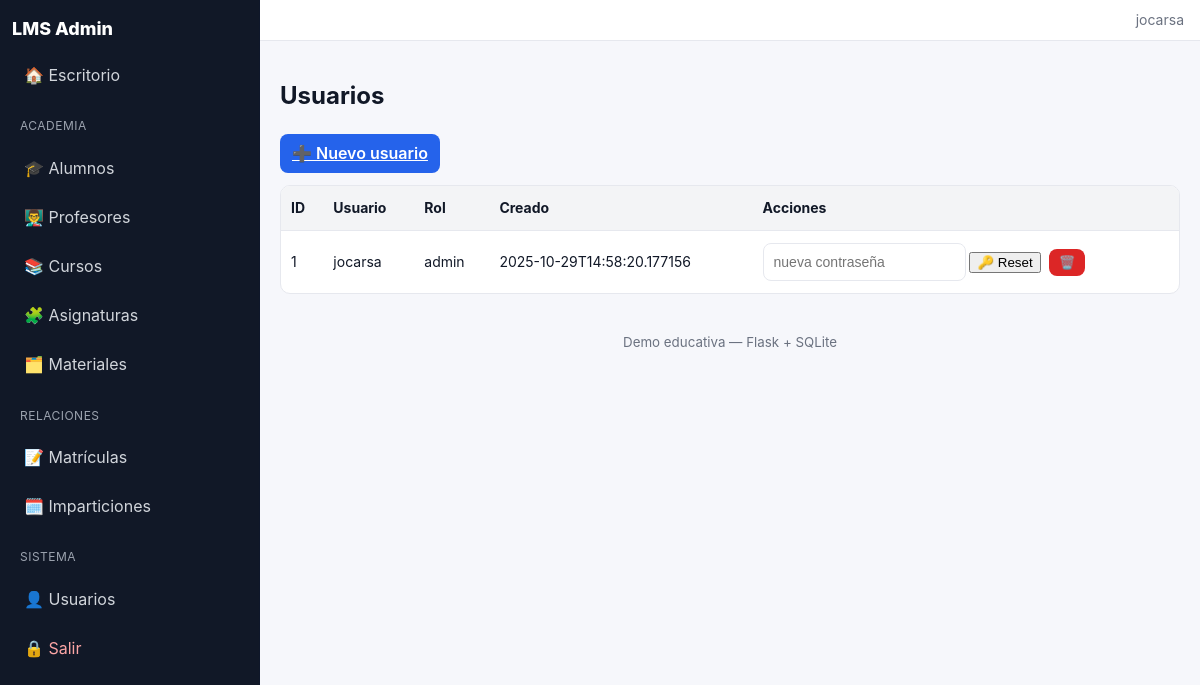
Page /admin/usuarios (signed in) on the committed database.
### tables this page shows
CREATE TABLE users (
        id INTEGER PRIMARY KEY AUTOINCREMENT,
        username TEXT UNIQUE NOT NULL,
        password_hash TEXT NOT NULL,
        role TEXT NOT NULL DEFAULT 'admin',
        created_at TEXT NOT NULL
    );

### app.py (the view)
@app.route("/admin/usuarios")
@login_required
def usuarios_list():
    db = get_db()
    users = db.execute("SELECT id, username, role, created_at FROM users ORDER BY id DESC").fetchall()
    return render_template("usuarios_list.html", users=users)

### app.py (called while the page is built)
def get_db():
    if "db" not in g:
        conn = sqlite3.connect(DB_PATH)
        conn.row_factory = sqlite3.Row
        g.db = conn
    return g.db

def login_required(view):
    from functools import wraps
    @wraps(view)
    def wrapped(*args, **kwargs):
        if "user_id" not in session:
            return redirect(url_for("login"))
        return view(*args, **kwargs)
    return wrapped

@app.before_request
def _ensure_schema():
    ensure_student_front_schema()

### templates/usuarios_list.html
{% extends "base.html" %}
{% block content %}
<h2>Usuarios</h2>
<a class="btn" href="{{ url_for('usuarios_nuevo') }}">➕ Nuevo usuario</a>
<table>
  <thead><tr><th>ID</th><th>Usuario</th><th>Rol</th><th>Creado</th><th>Acciones</th></tr></thead>
  <tbody>
    {% for u in users %}
    <tr>
      <td>{{ u.id }}</td>
      <td>{{ u.username }}</td>
      <td>{{ u.role }}</td>
      <td>{{ u.created_at }}</td>
      <td class="actions">
        <form method="post" action="{{ url_for('usuarios_resetpass', user_id=u.id) }}" onsubmit="return confirm('Resetear la contraseña?')">
          <input type="password" name="newpass" placeholder="nueva contraseña" required>
          <button>🔑 Reset</button>
        </form>
        <form method="post" action="{{ url_for('usuarios_eliminar', user_id=u.id) }}" onsubmit="return confirm('Eliminar?')">
          <button class="danger">🗑️</button>
        </form>
      </td>
    </tr>
    {% endfor %}
  </tbody>
</table>
{% endblock %}

### templates/base.html (shortened to what this page needs)
<!doctype html>
<html lang="es">
<head>
  <link rel="stylesheet" href="{{ url_for('static', filename='style.css') }}">
</head>
<body class="theme-light">
  <div class="layout">
    <aside class="sidebar">
      <div class="brand">
        <a href="{{ url_for('dashboard') }}">LMS Admin</a>
      </div>
      <nav class="menu">
        <a href="{{ url_for('dashboard') }}">🏠 Escritorio</a>
        <div class="menu-section">Academia</div>
        <a href="{{ url_for('alumnos_list') }}">🎓 Alumnos</a>
        <a href="{{ url_for('profesores_list') }}">👨‍🏫 Profesores</a>
        <a href="{{ url_for('cursos_list') }}">📚 Cursos</a>
        <a href="{{ url_for('asignaturas_list') }}">🧩 Asignaturas</a>
        <a href="{{ url_for('materiales_list') }}">🗂️ Materiales</a>
        <div class="menu-section">Relaciones</div>
        <a href="{{ url_for('matriculas') }}">📝 Matrículas</a>
        <a href="{{ url_for('imparticiones') }}">🗓️ Imparticiones</a>
        <div class="menu-section">Sistema</div>
        <a href="{{ url_for('usuarios_list') }}">👤 Usuarios</a>
        <a class="logout" href="{{ url_for('logout') }}">🔒 Salir</a>
      </nav>
    </aside>
    <div class="main">
      <header class="topbar">
        <div class="userbox">
          <span>{{ session.get('username','') }}</span>
        </div>
      </header>
      <main class="container">
        {% block content %}{% endblock %}
      </main>
      <footer class="footer">
        <small>Demo educativa — Flask + SQLite</small>
      </footer>
    </div>
  </div>
</body>
</html>

### static/style.css (style rules this page uses)
:root { --bg:#f6f7fb; --surface:#ffffff; --border:#e6e8ee; --muted:#6b7280; --text:#111827; --primary:#2563eb; --primary-ink:#ffffff; --danger:#dc2626; --ok:#059669; --sidebar-bg:#111827; --sidebar-ink:#d1d5db; --sidebar-active:#1f2937; }
* { box-sizing:border-box; }
html,body { height:100%; }
body { margin:0; font-family:Inter, ui-sans-serif, system-ui, -apple-system, Segoe UI, Roboto, Ubuntu; background:var(--bg); color:var(--text); line-height:1.45; }
.layout { display:grid; grid-template-columns:260px 1fr; min-height:100vh; }
.sidebar { background:var(--sidebar-bg); color:var(--sidebar-ink); padding:16px 12px; display:flex; flex-direction:column; gap:12px; border-right:1px solid #0f172a; }
.brand a { color:#fff; text-decoration:none; font-weight:800; font-size:18px; }
.menu { display:flex; flex-direction:column; gap:6px; }
.menu a { color:var(--sidebar-ink); text-decoration:none; padding:10px 12px; border-radius:8px; display:block; transition:background .15s ease, color .15s ease; }
.menu .logout { color:#fca5a5; }
.menu-section { margin:14px 8px 6px; font-size:12px; letter-spacing:.04em; color:#9ca3af; text-transform:uppercase; }
.main { display:flex; flex-direction:column; min-width:0; }
.topbar { display:flex; align-items:center; justify-content:space-between; padding:10px 16px; background:var(--surface); border-bottom:1px solid var(--border); }
.container { max-width:1200px; width:100%; margin:18px auto; padding:0 20px; }
.footer { text-align:center; padding:18px; color:var(--muted); }
.btn { display:inline-block; padding:8px 12px; background:var(--primary); color:var(--primary-ink); border:none; border-radius:8px; font-weight:600; cursor:pointer; }
.danger { background:var(--danger); color:#fff; border:none; padding:6px 10px; border-radius:8px; cursor:pointer; }
table { width:100%; border-collapse:separate; border-spacing:0; margin-top:12px; background:var(--surface); border:1px solid var(--border); border-radius:10px; overflow:hidden; }
thead { background:#f3f4f6; }
th, td { padding:12px 10px; border-bottom:1px solid var(--border); text-align:left; font-size:14px; }
tr:last-child td { border-bottom:none; }
.actions { display:flex; gap:8px; align-items:center; }
input, select, textarea { background:#fff; border:1px solid var(--border); color:var(--text); padding:10px; border-radius:8px; font-size:14px; }
.userbox { color:var(--muted); font-size:14px; }

### rows in the picture
users: get "jocarsa", id "1", username "jocarsa", role "admin", created_at "2025-10-29T14:58:20.177156"
